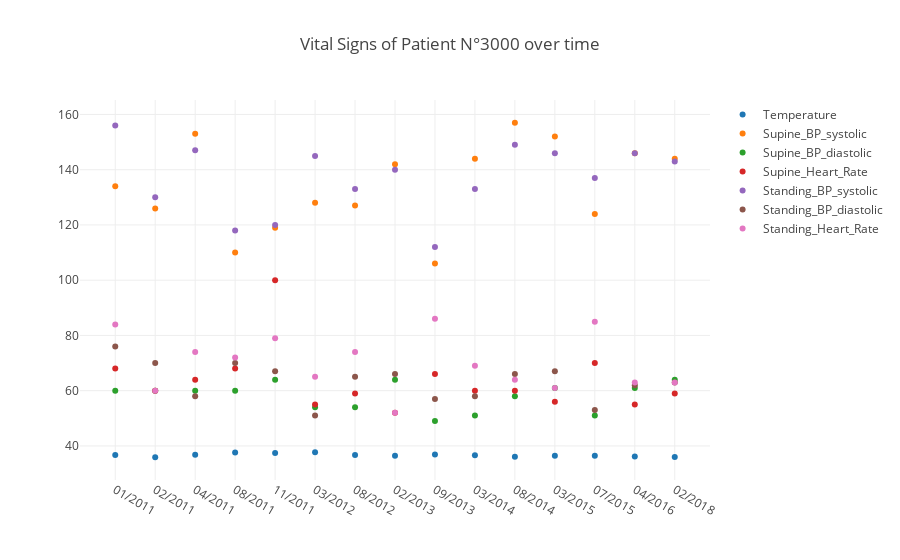

The notebook cell this image was saved under:
### Code cell
#open a plot inside notebook
py.offline.iplot(fig)

### Figure 1 — Plotly figure (JSON) as saved in the notebook; plotly's stock layout.template omitted (floating-point values rounded to 4 significant figures)
{"data": [{"mode": "markers", "name": "Temperature", "type": "scatter", "x": ["01/2011", "02/2011", "04/2011", "08/2011", "11/2011", "03/2012", "08/2012", "02/2013", "09/2013", "03/2014", "08/2014", "03/2015", "07/2015", "04/2016", "02/2018"], "y": [36.7, 35.9, 36.8, 37.6, 37.4, 37.7, 36.7, 36.4, 36.9, 36.6, 36.1, 36.4, 36.4, 36.2, 36]}, {"mode": "markers", "name": "Supine_BP_systolic", "type": "scatter", "x": ["01/2011", "02/2011", "04/2011", "08/2011", "11/2011", "03/2012", "08/2012", "02/2013", "09/2013", "03/2014", "08/2014", "03/2015", "07/2015", "04/2016", "02/2018"], "y": [134, 126, 153, 110, 119, 128, 127, 142, 106, 144, 157, 152, 124, 146, 144]}, {"mode": "markers", "name": "Supine_BP_diastolic", "type": "scatter", "x": ["01/2011", "02/2011", "04/2011", "08/2011", "11/2011", "03/2012", "08/2012", "02/2013", "09/2013", "03/2014", "08/2014", "03/2015", "07/2015", "04/2016", "02/2018"], "y": [60, 60, 60, 60, 64, 54, 54, 64, 49, 51, 58, 61, 51, 61, 64]}, {"mode": "markers", "name": "Supine_Heart_Rate", "type": "scatter", "x": ["01/2011", "02/2011", "04/2011", "08/2011", "11/2011", "03/2012", "08/2012", "02/2013", "09/2013", "03/2014", "08/2014", "03/2015", "07/2015", "04/2016", "02/2018"], "y": [68, 60, 64, 68, 100, 55, 59, 52, 66, 60, 60, 56, 70, 55, 59]}, {"mode": "markers", "name": "Standing_BP_systolic", "type": "scatter", "x": ["01/2011", "02/2011", "04/2011", "08/2011", "11/2011", "03/2012", "08/2012", "02/2013", "09/2013", "03/2014", "08/2014", "03/2015", "07/2015", "04/2016", "02/2018"], "y": [156, 130, 147, 118, 120, 145, 133, 140, 112, 133, 149, 146, 137, 146, 143]}, {"mode": "markers", "name": "Standing_BP_diastolic", "type": "scatter", "x": ["01/2011", "02/2011", "04/2011", "08/2011", "11/2011", "03/2012", "08/2012", "02/2013", "09/2013", "03/2014", "08/2014", "03/2015", "07/2015", "04/2016", "02/2018"], "y": [76, 70, 58, 70, 67, 51, 65, 66, 57, 58, 66, 67, 53, 62, 63]}, {"mode": "markers", "name": "Standing_Heart_Rate", "type": "scatter", "x": ["01/2011", "02/2011", "04/2011", "08/2011", "11/2011", "03/2012", "08/2012", "02/2013", "09/2013", "03/2014", "08/2014", "03/2015", "07/2015", "04/2016", "02/2018"], "y": [84, 60, 74, 72, 79, 65, 74, 52, 86, 69, 64, 61, 85, 63, 63]}], "layout": {"title": "Vital Signs of Patient N°3000 over time"}}
